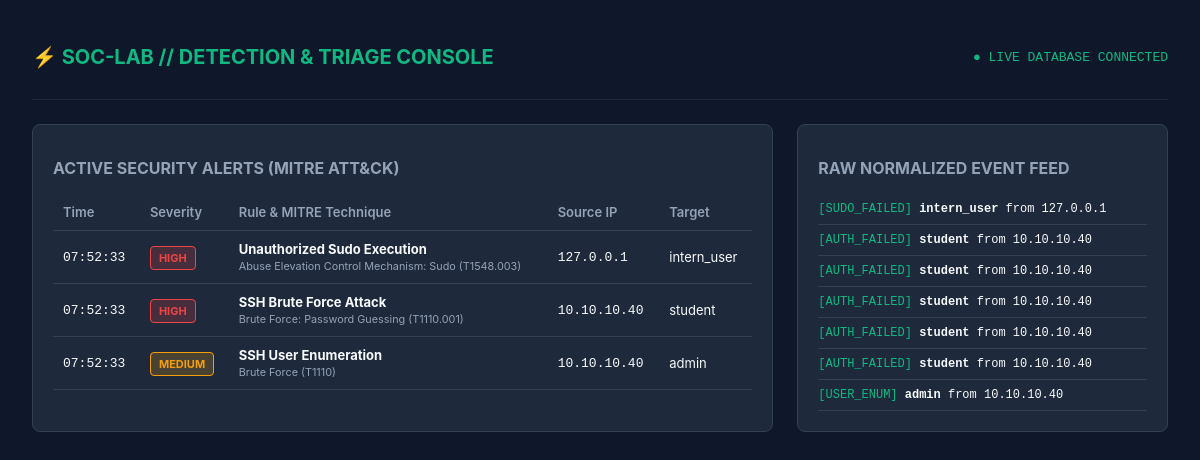
The page / on the database its author committed.
### tables this page shows
CREATE TABLE alerts (
    id INTEGER PRIMARY KEY AUTOINCREMENT,
    timestamp DATETIME DEFAULT CURRENT_TIMESTAMP,
    rule_name TEXT,
    severity TEXT,
    mitre_technique TEXT,
    src_ip TEXT,
    user TEXT,
    description TEXT,
    status TEXT DEFAULT 'OPEN'
);

CREATE TABLE events (
    id INTEGER PRIMARY KEY AUTOINCREMENT,
    timestamp DATETIME DEFAULT CURRENT_TIMESTAMP,
    hostname TEXT,
    app_name TEXT,
    user TEXT,
    src_ip TEXT,
    event_type TEXT,
    raw_log TEXT
);

### dashboard/app.py (the view)
@app.route("/")
def index():
    conn = sqlite3.connect(DB_PATH)
    conn.row_factory = sqlite3.Row
    alerts = conn.cursor().execute("SELECT * FROM alerts ORDER BY id DESC").fetchall()
    events = conn.cursor().execute("SELECT * FROM events ORDER BY id DESC LIMIT 20").fetchall()
    conn.close()
    return render_template("index.html", alerts=alerts, events=events)

### dashboard/templates/index.html (shortened to what this page needs)
<!DOCTYPE html>
<html lang="en">
<head>
</head>
<body>
    <header>
        <h1>⚡ SOC-LAB // DETECTION & TRIAGE CONSOLE</h1>
        <div style="color: #10b981; font-family: monospace;">● LIVE DATABASE CONNECTED</div>
    </header>
    <div class="grid">
        <div class="card">
            <h2>Active Security Alerts (MITRE ATT&CK)</h2>
            <table>
                <thead>
                    <tr><th>Time</th><th>Severity</th><th>Rule & MITRE Technique</th><th>Source IP</th><th>Target</th></tr>
                </thead>
                <tbody>
                    {% for a in alerts %}
                    <tr>
                        <td style="font-family: monospace;">{{ a['timestamp'].split(' ')[1] if ' ' in a['timestamp'] else a['timestamp'] }}</td>
                        <td><span class="badge badge-{{ a['severity'] }}">{{ a['severity'] }}</span></td>
                        <td><strong>{{ a['rule_name'] }}</strong><br><small style="color: #94a3b8;">{{ a['mitre_technique'] }}</small></td>
                        <td style="font-family: monospace;">{{ a['src_ip'] or 'Local' }}</td>
                        <td>{{ a['user'] or 'system' }}</td>
                    </tr>
                    {% endfor %}
                </tbody>
            </table>
        </div>
        <div class="card">
            <h2>Raw Normalized Event Feed</h2>
            <div class="feed">
                {% for e in events %}
                <div class="feed-item">
                    <span style="color: #10b981;">[{{ e['event_type'] }}]</span>
                    <strong>{{ e['user'] or 'system' }}</strong> from {{ e['src_ip'] or e['hostname'] }}
                </div>
                {% endfor %}
            </div>
        </div>
    </div>
</body>
</html>

### dashboard/templates/index.html (style rules this page uses)
body { font-family: -apple-system, BlinkMacSystemFont, "Segoe UI", Roboto, sans-serif; background: #0f172a; color: #f8fafc; padding: 24px; }
header { display: flex; justify-content: space-between; align-items: center; border-bottom: 1px solid #1e293b; padding-bottom: 16px; margin-bottom: 24px; }
h1 { font-size: 20px; font-weight: 700; color: #10b981; }
.grid { display: grid; grid-template-columns: 2fr 1fr; gap: 24px; }
.card { background: #1e293b; border-radius: 8px; padding: 20px; border: 1px solid #334155; }
h2 { font-size: 16px; color: #94a3b8; text-transform: uppercase; margin-bottom: 16px; }
table { width: 100%; border-collapse: collapse; font-size: 13px; }
th, td { text-align: left; padding: 10px; border-bottom: 1px solid #334155; }
th { color: #94a3b8; font-weight: 600; }
.badge { padding: 4px 8px; border-radius: 4px; font-weight: 700; font-size: 11px; }
.badge-HIGH { background: rgba(239, 68, 68, 0.2); color: #ef4444; border: 1px solid #ef4444; }
.badge-MEDIUM { background: rgba(245, 158, 11, 0.2); color: #f59e0b; border: 1px solid #f59e0b; }
.feed { font-family: monospace; font-size: 12px; max-height: 400px; overflow-y: auto; }
.feed-item { padding: 8px 0; border-bottom: 1px solid #334155; }

### rows shown on the page
alerts: timestamp "07:52:33", severity "HIGH", rule_name "Unauthorized Sudo Execution", mitre_technique "Abuse Elevation Control Mechanism: Sudo (T1548.003)", src_ip "127.0.0.1", user "intern_user"
alerts: timestamp "07:52:33", severity "HIGH", rule_name "SSH Brute Force Attack", mitre_technique "Brute Force: Password Guessing (T1110.001)", src_ip "10.10.10.40", user "student"
alerts: timestamp "07:52:33", severity "MEDIUM", rule_name "SSH User Enumeration", mitre_technique "Brute Force (T1110)", src_ip "10.10.10.40", user "admin"
events: event_type "SUDO_FAILED", user "intern_user", src_ip "127.0.0.1"
events: event_type "AUTH_FAILED", user "student", src_ip "10.10.10.40"
events: event_type "AUTH_FAILED", user "student", src_ip "10.10.10.40"
events: event_type "AUTH_FAILED", user "student", src_ip "10.10.10.40"
events: event_type "AUTH_FAILED", user "student", src_ip "10.10.10.40"
events: event_type "AUTH_FAILED", user "student", src_ip "10.10.10.40"
events: event_type "USER_ENUM", user "admin", src_ip "10.10.10.40"
